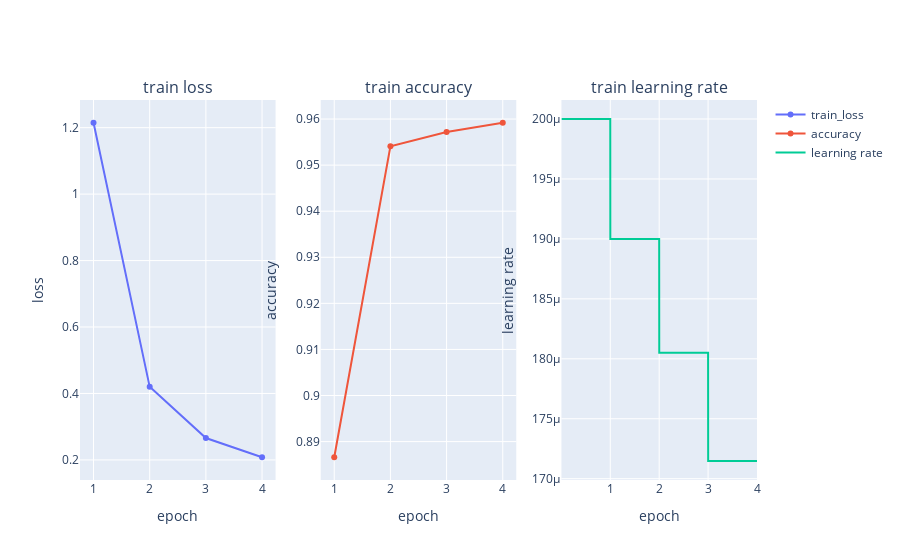

Notebook cell for this chart:
### Code cell
import plotly.graph_objects as go
from plotly.subplots import make_subplots

fig = make_subplots(rows=1, cols=3, subplot_titles=['train loss', 'train accuracy', 'train learning rate'])

x = list(range(1, len(train_losses)+1))
colidx = 1
fig.add_trace(go.Scatter(x=x, y=train_losses, name='train_loss'), row=1, col=colidx)
fig.update_xaxes(title="epoch", row=1, col=colidx)
fig.update_yaxes(title="loss", row=1, col=colidx)
colidx += 1
fig.add_trace(go.Scatter(x=x, y=train_accuracies, name='accuracy'), row=1, col=colidx)
fig.update_xaxes(title="epoch", row=1, col=colidx)
fig.update_yaxes(title="accuracy", row=1, col=colidx)
colidx += 1
fig.add_trace(go.Scatter(x=train_epochs, y=train_lrs, name='learning rate'), row=1, col=colidx)
fig.update_xaxes(title="epoch", row=1, col=colidx)
fig.update_yaxes(title="learning rate", row=1, col=colidx)
fig.show()

### Figure 1 — Plotly figure (JSON) as saved in the notebook; plotly's stock layout.template omitted (floating-point values rounded to 4 significant figures; data arrays with more than 128 entries replaced by an {"elided": "..."} marker saying what was removed)
{"data": [{"name": "train_loss", "type": "scatter", "x": [1, 2, 3, 4], "xaxis": "x", "y": [1.215, 0.4199, 0.2658, 0.208], "yaxis": "y"}, {"name": "accuracy", "type": "scatter", "x": [1, 2, 3, 4], "xaxis": "x2", "y": [0.8866, 0.9541, 0.9572, 0.9592], "yaxis": "y2"}, {"name": "learning rate", "type": "scatter", "x": {"elided": "2500 float values"}, "xaxis": "x3", "y": {"elided": "2500 float values"}, "yaxis": "y3"}], "layout": {"annotations": [{"font": {"size": 16}, "showarrow": false, "text": "train loss", "x": 0.1444, "xanchor": "center", "xref": "paper", "y": 1, "yanchor": "bottom", "yref": "paper"}, {"font": {"size": 16}, "showarrow": false, "text": "train accuracy", "x": 0.5, "xanchor": "center", "xref": "paper", "y": 1, "yanchor": "bottom", "yref": "paper"}, {"font": {"size": 16}, "showarrow": false, "text": "train learning rate", "x": 0.8556, "xanchor": "center", "xref": "paper", "y": 1, "yanchor": "bottom", "yref": "paper"}], "xaxis": {"anchor": "y", "domain": [0, 0.2889], "title": {"text": "epoch"}}, "xaxis2": {"anchor": "y2", "domain": [0.3556, 0.6444], "title": {"text": "epoch"}}, "xaxis3": {"anchor": "y3", "domain": [0.7111, 1], "title": {"text": "epoch"}}, "yaxis": {"anchor": "x", "domain": [0, 1], "title": {"text": "loss"}}, "yaxis2": {"anchor": "x2", "domain": [0, 1], "title": {"text": "accuracy"}}, "yaxis3": {"anchor": "x3", "domain": [0, 1], "title": {"text": "learning rate"}}}}
